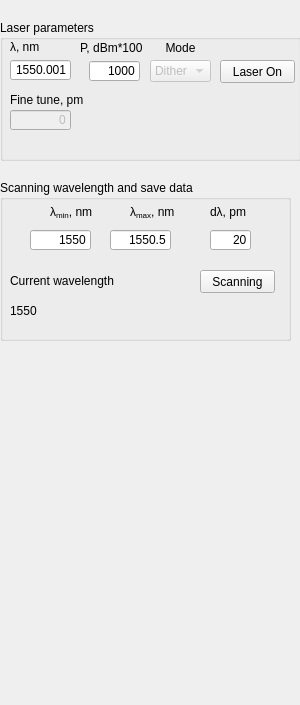
          <widget class="QWidget" name="page_6">
           <property name="geometry">
            <rect>
             <x>0</x>
             <y>0</y>
             <width>300</width>
             <height>705</height>
            </rect>
           </property>
           <attribute name="label">
            <string>Laser control</string>
           </attribute>
           <widget class="QGroupBox" name="groupBox_5">
            <property name="geometry">
             <rect>
              <x>0</x>
              <y>180</y>
              <width>291</width>
              <height>161</height>
             </rect>
            </property>
            <property name="title">
             <string>Scanning wavelength and save data</string>
            </property>
            <widget class="QLineEdit" name="lineEdit_laser_lambda_min">
             <property name="geometry">
              <rect>
               <x>30</x>
               <y>50</y>
               <width>61</width>
               <height>20</height>
              </rect>
             </property>
             <property name="text">
              <string>1550</string>
             </property>
             <property name="alignment">
              <set>Qt::AlignRight|Qt::AlignTrailing|Qt::AlignVCenter</set>
             </property>
            </widget>
            <widget class="QLineEdit" name="lineEdit_laser_lambda_max">
             <property name="geometry">
              <rect>
               <x>110</x>
               <y>50</y>
               <width>61</width>
               <height>20</height>
              </rect>
             </property>
             <property name="text">
              <string>1550.5</string>
             </property>
             <property name="alignment">
              <set>Qt::AlignRight|Qt::AlignTrailing|Qt::AlignVCenter</set>
             </property>
            </widget>
            <widget class="QLabel" name="label_16">
             <property name="geometry">
              <rect>
               <x>50</x>
               <y>22</y>
               <width>47</width>
               <height>21</height>
              </rect>
             </property>
             <property name="text">
              <string>&lt;html&gt;&lt;head/&gt;&lt;body&gt;&lt;p&gt;λ&lt;span style=&quot; vertical-align:sub;&quot;&gt;min&lt;/span&gt;, nm&lt;/p&gt;&lt;/body&gt;&lt;/html&gt;</string>
             </property>
            </widget>
            <widget class="QLabel" name="label_18">
             <property name="geometry">
              <rect>
               <x>130</x>
               <y>22</y>
               <width>47</width>
               <height>21</height>
              </rect>
             </property>
             <property name="text">
              <string>&lt;html&gt;&lt;head/&gt;&lt;body&gt;&lt;p&gt;λ&lt;span style=&quot; vertical-align:sub;&quot;&gt;max&lt;/span&gt;, nm&lt;/p&gt;&lt;/body&gt;&lt;/html&gt;</string>
             </property>
            </widget>
            <widget class="QLineEdit" name="lineEdit_laser_lambda_step">
             <property name="geometry">
              <rect>
               <x>210</x>
               <y>50</y>
               <width>41</width>
               <height>20</height>
              </rect>
             </property>
             <property name="text">
              <string>20</string>
             </property>
             <property name="alignment">
              <set>Qt::AlignRight|Qt::AlignTrailing|Qt::AlignVCenter</set>
             </property>
            </widget>
            <widget class="QLabel" name="label_19">
             <property name="geometry">
              <rect>
               <x>210</x>
               <y>22</y>
               <width>47</width>
               <height>21</height>
              </rect>
             </property>
             <property name="text">
              <string>&lt;html&gt;&lt;head/&gt;&lt;body&gt;&lt;p&gt;dλ, pm&lt;/p&gt;&lt;/body&gt;&lt;/html&gt;</string>
             </property>
            </widget>
            <widget class="QPushButton" name="pushButton_scanning_laser_wavelength">
             <property name="geometry">
              <rect>
               <x>200</x>
               <y>90</y>
               <width>75</width>
               <height>23</height>
              </rect>
             </property>
             <property name="text">
              <string>Scanning</string>
             </property>
             <property name="checkable">
              <bool>true</bool>
             </property>
            </widget>
            <widget class="QLabel" name="label_20">
             <property name="geometry">
              <rect>
               <x>10</x>
               <y>90</y>
               <width>121</width>
               <height>21</height>
              </rect>
             </property>
             <property name="text">
              <string>Current wavelength</string>
             </property>
            </widget>
            <widget class="QLabel" name="label_current_laser_wavelength">
             <property name="geometry">
              <rect>
               <x>10</x>
               <y>120</y>
               <width>101</width>
               <height>21</height>
              </rect>
             </property>
             <property name="text">
              <string>1550</string>
             </property>
            </widget>
           </widget>
           <widget class="QGroupBox" name="groupBox_7">
            <property name="geometry">
             <rect>
              <x>0</x>
              <y>20</y>
              <width>301</width>
              <height>141</height>
             </rect>
            </property>
            <property name="title">
             <string>Laser parameters</string>
            </property>
            <widget class="QLineEdit" name="lineEdit_laser_lambda">
             <property name="geometry">
              <rect>
               <x>10</x>
               <y>40</y>
               <width>61</width>
               <height>20</height>
              </rect>
             </property>
             <property name="text">
              <string>1550.001</string>
             </property>
             <property name="alignment">
              <set>Qt::AlignRight|Qt::AlignTrailing|Qt::AlignVCenter</set>
             </property>
            </widget>
            <widget class="QLineEdit" name="lineEdit_laser_power">
             <property name="geometry">
              <rect>
               <x>89</x>
               <y>41</y>
               <width>51</width>
               <height>20</height>
              </rect>
             </property>
             <property name="text">
              <string>1000</string>
             </property>
             <property name="alignment">
              <set>Qt::AlignRight|Qt::AlignTrailing|Qt::AlignVCenter</set>
             </property>
            </widget>
            <widget class="QLabel" name="label_21">
             <property name="geometry">
              <rect>
               <x>80</x>
               <y>20</y>
               <width>71</width>
               <height>16</height>
              </rect>
             </property>
             <property name="text">
              <string>&lt;html&gt;&lt;head/&gt;&lt;body&gt;&lt;p&gt;P, dBm*100&lt;/p&gt;&lt;/body&gt;&lt;/html&gt;</string>
             </property>
            </widget>
            <widget class="QLabel" name="label_22">
             <property name="geometry">
              <rect>
               <x>10</x>
               <y>20</y>
               <width>47</width>
               <height>13</height>
              </rect>
             </property>
             <property name="text">
              <string>&lt;html&gt;&lt;head/&gt;&lt;body&gt;&lt;p&gt;λ, nm&lt;/p&gt;&lt;/body&gt;&lt;/html&gt;</string>
             </property>
            </widget>
            <widget class="QPushButton" name="pushButton_laser_On">
             <property name="geometry">
              <rect>
               <x>220</x>
               <y>40</y>
               <width>75</width>
               <height>23</height>
              </rect>
             </property>
             <property name="text">
              <string>Laser On</string>
             </property>
             <property name="checkable">
              <bool>true</bool>
             </property>
             <property name="checked">
              <bool>false</bool>
             </property>
            </widget>
            <widget class="QLineEdit" name="lineEdit_laser_fine_tune">
             <property name="enabled">
              <bool>false</bool>
             </property>
             <property name="geometry">
              <rect>
               <x>10</x>
               <y>90</y>
               <width>61</width>
               <height>20</height>
              </rect>
             </property>
             <property name="text">
              <string>0</string>
             </property>
             <property name="alignment">
              <set>Qt::AlignRight|Qt::AlignTrailing|Qt::AlignVCenter</set>
             </property>
            </widget>
            <widget class="QLabel" name="label_23">
             <property name="geometry">
              <rect>
               <x>10</x>
               <y>70</y>
               <width>91</width>
               <height>20</height>
              </rect>
             </property>
             <property name="text">
              <string>&lt;html&gt;&lt;head/&gt;&lt;body&gt;&lt;p&gt;Fine tune, pm&lt;/p&gt;&lt;/body&gt;&lt;/html&gt;</string>
             </property>
            </widget>
            <widget class="QComboBox" name="comboBox_laser_mode">
             <property name="enabled">
              <bool>false</bool>
             </property>
             <property name="geometry">
              <rect>
               <x>150</x>
               <y>40</y>
               <width>61</width>
               <height>22</height>
              </rect>
             </property>
             <property name="editable">
              <bool>false</bool>
             </property>
             <item>
              <property name="text">
               <string>Dither</string>
              </property>
             </item>
             <item>
              <property name="text">
               <string>Nodither</string>
              </property>
             </item>
             <item>
              <property name="text">
               <string>Whisper</string>
              </property>
             </item>
            </widget>
            <widget class="QLabel" name="label_25">
             <property name="geometry">
              <rect>
               <x>150</x>
               <y>20</y>
               <width>61</width>
               <height>16</height>
              </rect>
             </property>
             <property name="text">
              <string>&lt;html&gt;&lt;head/&gt;&lt;body&gt;&lt;p&gt;Mode&lt;/p&gt;&lt;/body&gt;&lt;/html&gt;</string>
             </property>
             <property name="alignment">
              <set>Qt::AlignCenter</set>
             </property>
            </widget>
           </widget>
          </widget>
